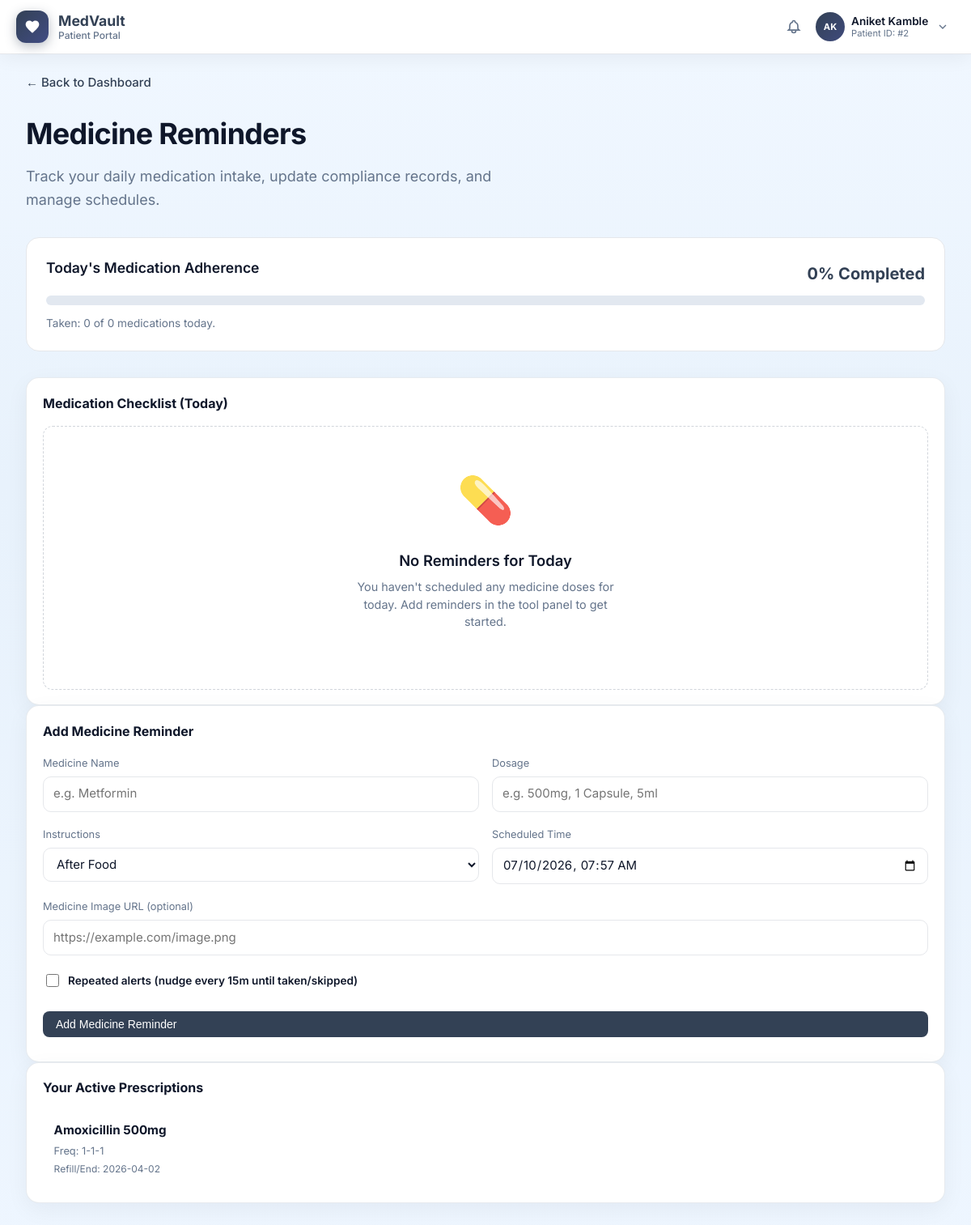
The page /medicine-reminders (signed in) on the database its author committed.
### tables this page shows
CREATE TABLE users (
                  id INTEGER PRIMARY KEY AUTOINCREMENT,
                  username TEXT NOT NULL,
                  password_hash TEXT NOT NULL,
                  full_name TEXT NOT NULL DEFAULT '',
                  blood_group TEXT NOT NULL DEFAULT '',
                  allergies TEXT NOT NULL DEFAULT '',
                  medications TEXT NOT NULL DEFAULT '',
                  conditions TEXT NOT NULL DEFAULT '',
                  onboarding_done INTEGER NOT NULL DEFAULT 0,
                  portal_role TEXT NOT NULL DEFAULT 'patient',
                  theme_accent TEXT NOT NULL DEFAULT '#3b82f6',
                  theme_mode TEXT NOT NULL DEFAULT 'light',
                  doctor_specialty TEXT NOT NULL DEFAULT '',
                  doctor_phone TEXT NOT NULL DEFAULT '',
                  doctor_clinic TEXT NOT NULL DEFAULT '',
                  doctor_bio TEXT NOT NULL DEFAULT '',
                  UNIQUE(username, portal_role)
                );

CREATE TABLE prescriptions (
  id INTEGER PRIMARY KEY AUTOINCREMENT,
  user_id INTEGER NOT NULL,
  medicine_name TEXT NOT NULL,
  dosage TEXT NOT NULL,
  frequency TEXT NOT NULL,
  doctor_name TEXT DEFAULT '',
  start_date TEXT DEFAULT '',
  end_date TEXT DEFAULT '',
  created_at INTEGER NOT NULL,
  FOREIGN KEY (user_id) REFERENCES "users_old"(id)
);

### app_pkg/routes/core.py (the view)
@core_bp.get("/medicine-reminders")
@login_required
def medicine_reminders():
    redir = _require_patient()
    if redir:
        return redir
    db = get_db()
    theme = _portal_theme(current_user.id, current_user.username)
    uid = current_user.id
    today_start = datetime.now().replace(hour=0, minute=0, second=0, microsecond=0).strftime("%Y-%m-%dT%H:%M")
    today_end = datetime.now().replace(hour=23, minute=59, second=59, microsecond=999999).strftime("%Y-%m-%dT%H:%M")
    reminders_rows = db.execute(
        """
        SELECT id, title, remind_at, is_done, dosage, instructions, med_image, repeat_enabled
        FROM reminders
        WHERE user_id = ? AND reminder_type = 'medication' AND remind_at >= ? AND remind_at <= ?
        ORDER BY remind_at ASC
        """,
        (uid, today_start, today_end),
    ).fetchall()
    reminders = [dict(r) for r in reminders_rows]
    now_str = datetime.now().strftime("%Y-%m-%dT%H:%M")
    total = len(reminders)
    taken = sum(1 for r in reminders if r["is_done"])
    missed = sum(1 for r in reminders if not r["is_done"] and r["remind_at"] < now_str)
    adherence_pct = int((taken / total) * 100) if total > 0 else 0
    for r in reminders:
        try:
            dt = datetime.strptime(r["remind_at"][:16], "%Y-%m-%dT%H:%M")
            r["time_fmt"] = dt.strftime("%I:%M %p")
        except ValueError:
            r["time_fmt"] = r["remind_at"]
    prescriptions = db.execute(
        "SELECT * FROM prescriptions WHERE user_id = ? ORDER BY id DESC", (uid,)
    ).fetchall()
    prescriptions = [dict(p) for p in prescriptions]
    return render_template(
        "medicine_reminders.html",
        theme=theme,
        reminders=reminders,
        prescriptions=prescriptions,
        total=total,
        taken=taken,
        missed=missed,
        adherence_pct=adherence_pct
    )

### templates/medicine_reminders.html (shortened to what this page needs)
{% extends "base_patient.html" %}
{% block content %}
  <div class="pd-wrap">
    <a href="{{ url_for('core.dashboard') }}" class="pd-back-link">← Back to Dashboard</a>
    <h1 class="pd-page-title">Medicine Reminders</h1>
    <p class="pd-page-lead">Track your daily medication intake, update compliance records, and manage schedules.</p>
    <div class="compliance-progress-box">
      <div style="display: flex; justify-content: space-between; align-items: center; margin-bottom: 0.5rem;">
        <h3 class="compliance-progress-title">Today's Medication Adherence</h3>
        <strong style="color: var(--accent); font-size: 1.25rem;">{{ adherence_pct }}% Completed</strong>
      </div>
      <div class="compliance-bar-outer">
      </div>
      <p style="margin: 0.75rem 0 0 0; font-size: 0.85rem; color: var(--text-muted);">
        Taken: {{ taken }} of {{ total }} medications today. {% if missed > 0 %}Missed: {{ missed }}{% endif %}
      </p>
    </div>
    <div class="pd-main-grid">
      <div class="pd-split-main">
        <section class="pd-panel">
          <h2 class="dr-side-title" style="margin-bottom: 1rem;">Medication Checklist (Today)</h2>
          {% if reminders %}
            <div class="med-checklist">
              {% for rem in reminders %}
                <div class="med-checklist-item {% if rem.is_done %}med-taken{% else %}med-upcoming{% endif %}" id="reminder-card-{{ rem.id }}">
                  <button class="med-checkbox-btn" onclick="toggleReminder({{ rem.id }})" aria-label="Toggle taken status for {{ rem.title }}"></button>
                  <div style="display: flex; align-items: center; gap: 0.75rem; flex-grow: 1;">
                    {% if rem.med_image %}
                      <img src="{{ rem.med_image }}" alt="Med Image" style="width: 40px; height: 40px; border-radius: 50%; object-fit: cover;" />
                    {% endif %}
                    <div class="med-info-box">
                      <span class="med-title" style="font-weight: 700;">{{ rem.title }}</span>
                      <div class="med-meta" style="font-size: 0.8rem; color: var(--text-muted); display: flex; gap: 0.5rem; flex-wrap: wrap;">
                        <span>⏰ Time: {{ rem.time_fmt }}</span>
                        {% if rem.dosage %}<span>• Dosage: {{ rem.dosage }}</span>{% endif %}
                        {% if rem.instructions %}<span>• {{ rem.instructions }}</span>{% endif %}
                        {% if rem.repeat_enabled %}<span style="color: #f59e0b; font-weight: 600;">⏰ Repeated Alerts</span>{% endif %}
                      </div>
                    </div>
                  </div>
                  <span class="med-status-tag" id="reminder-badge-{{ rem.id }}">
                    {% if rem.is_done %}Taken{% else %}Pending{% endif %}
                  </span>
                </div>
              {% endfor %}
            </div>
          {% else %}
            <div class="pd-empty-state" style="margin: 0;">
              <div class="pd-empty-state-icon">💊</div>
              <div class="pd-empty-state-title">No Reminders for Today</div>
              <div class="pd-empty-state-desc">You haven't scheduled any medicine doses for today. Add reminders in the tool panel to get started.</div>
            </div>
          {% endif %}
        </section>
        <section class="pd-panel">
          <h2 class="dr-side-title" style="margin-bottom: 1rem;">Add Medicine Reminder</h2>
          <form method="post" action="{{ url_for('modules.add_reminder') }}" class="dr-p-form">
            <div style="display: flex; flex-direction: column; gap: 1rem; margin-bottom: 1rem;">
              <div style="display: grid; grid-template-columns: 1fr 1fr; gap: 1rem;">
                <div>
                  <label class="dr-hint">Medicine Name</label>
                  <input class="dr-input" name="title" placeholder="e.g. Metformin" required />
                </div>
                <div>
                  <label class="dr-hint">Dosage</label>
                  <input class="dr-input" name="dosage" placeholder="e.g. 500mg, 1 Capsule, 5ml" required />
                </div>
              </div>
              <div style="display: grid; grid-template-columns: 1fr 1fr; gap: 1rem;">
                <div>
                  <label class="dr-hint">Instructions</label>
                  <select class="dr-input" name="instructions" style="background: white; color: var(--text);">
                    <option value="After Food">After Food</option>
                  </select>
                </div>
                <div>
                  <label class="dr-hint">Scheduled Time</label>
                  <input class="dr-input" type="datetime-local" name="remind_at" required />
                </div>
              </div>
              <div>
                <label class="dr-hint">Medicine Image URL (optional)</label>
                <input class="dr-input" name="med_image" placeholder="https://example.com/image.png" style="width: 100%;" />
              </div>
              <div style="display: flex; align-items: center; gap: 0.5rem; margin-top: 0.25rem;">
                <input type="checkbox" name="repeat_enabled" id="repeat_enabled" value="1" style="width: 16px; height: 16px;" />
                <label for="repeat_enabled" style="font-size: 0.85rem; font-weight: 600; color: var(--text);">Repeated alerts (nudge every 15m until taken/skipped)</label>
              </div>
            </div>
            <button class="pd-btn-primary" type="submit">Add Medicine Reminder</button>
          </form>
        </section>
      </div>
      <div class="pd-split-side">
        <section class="pd-panel">
          <h2 class="dr-side-title" style="margin-bottom: 1rem;">Your Active Prescriptions</h2>
          {% if prescriptions %}
            <div style="display: flex; flex-direction: column; gap: 0.75rem;">
              {% for rx in prescriptions %}
                <div class="pd-rx" style="margin: 0; padding: 0.85rem;">
                  <div class="pd-rx-top">
                    <span class="pd-rx-name" style="font-size: 0.95rem;">{{ rx.medicine_name }} {{ rx.dosage }}</span>
                  </div>
                  <div class="pd-rx-sub" style="font-size: 0.8rem; margin-top: 0.25rem;">Freq: {{ rx.frequency }}</div>
                  <div class="pd-rx-sub" style="font-size: 0.75rem; color: var(--text-muted);">Refill/End: {{ rx.end_date or 'See doctor' }}</div>
                </div>
              {% endfor %}
            </div>
          {% endif %}
        </section>
      </div>
    </div>
  </div>
{% endblock %}

### templates/base_patient.html (shortened to what this page needs)
<!doctype html>
<html lang="en">
  <head>
    <link rel="stylesheet" href="{{ url_for('static', filename='doctor.css') }}?v=2.0.3" />
    <link rel="stylesheet" href="{{ url_for('static', filename='patient_dashboard.css') }}?v=2.0.3" />
  </head>
  <body
    class="dr-portal"
    data-portal="patient"
    data-theme="{{ theme.mode }}"
    style="--accent: {{ theme.accent }}; --accent-rgb: {{ theme.accent_rgb }};"
  >
    <header class="dr-topbar">
      <div class="dr-topbar-inner">
        <a href="{{ url_for('core.dashboard') }}" class="dr-brand">
          <span class="dr-brand-logo" aria-hidden="true">
            <svg viewBox="0 0 24 24" width="20" height="20" fill="currentColor">
              <path d="M12 21.35l-1.45-1.32C5.4 15.36 2 12.28 2 8.5 2 5.42 4.42 3 7.5 3c1.74 0 3.41.81 4.5 2.09C13.09 3.81 14.76 3 16.5 3 19.58 3 22 5.42 22 8.5c0 3.78-3.4 6.86-8.55 11.54L12 21.35z" />
            </svg>
          </span>
          <span class="dr-brand-text">
            <span class="dr-brand-name">MedVault</span>
            <span class="dr-brand-sub">{{ theme.portal_label }}</span>
          </span>
        </a>
        <div class="dr-topbar-actions">
          <a href="{{ url_for('core.notifications_page') }}" class="dr-p-bell" title="Updates" aria-label="View updates">
            <svg width="20" height="20" viewBox="0 0 24 24" fill="none" stroke="currentColor" stroke-width="2">
              <path d="M15 17h5l-1.405-1.405A2.032 2.032 0 0118 14.158V11a6.002 6.002 0 00-4-5.659V5a2 2 0 10-4 0v.341C7.67 6.165 6 8.388 6 11v3.159c0 .538-.214 1.055-.595 1.436L4 17h5m6 0v1a3 3 0 11-6 0v-1m6 0H9" />
            </svg>
          </a>
          <div class="dr-profile-wrap">
            <button
              type="button"
              class="dr-profile-trigger"
              id="dr-profile-btn"
              aria-expanded="false"
              aria-haspopup="true"
              aria-label="Open account menu"
            >
              {% if theme.profile_photo %}
                <img src="{{ theme.profile_photo }}" alt="User Profile" class="dr-avatar" style="object-fit: cover; border: 1.5px solid var(--accent);" />
              {% else %}
                <span class="dr-avatar">{{ theme.initials }}</span>
              {% endif %}
              <span class="dr-user-meta">
                <span class="dr-user-name">{{ theme.display_name }}</span>
                <span class="dr-user-role">
                  {% if theme.patient_id_str %}Patient ID: {{ theme.patient_id_str }}{% else %}{{ theme.specialty }}{% endif %}
                </span>
              </span>
              <svg class="dr-profile-caret" width="16" height="16" viewBox="0 0 24 24" fill="none" stroke="currentColor" stroke-width="2" aria-hidden="true">
                <path d="M6 9l6 6 6-6" />
              </svg>
            </button>
          </div>
        </div>
      </div>
    </header>
    <main class="dr-main">
      {% block content %}{% endblock %}
    </main>
  </body>
</html>

### rows shown on the page
users: display_name "Aniket Kamble"
prescriptions: medicine_name "Amoxicillin", dosage "500mg", frequency "1-1-1", end_date "2026-04-02"

### other values the page prints
{{ theme.portal_label }} "Patient Portal"
{{ theme.initials }} "AK"
{{ theme.patient_id_str }} "#2"
{{ adherence_pct }} "0"
{{ taken }} "0"
{{ total }} "0"
